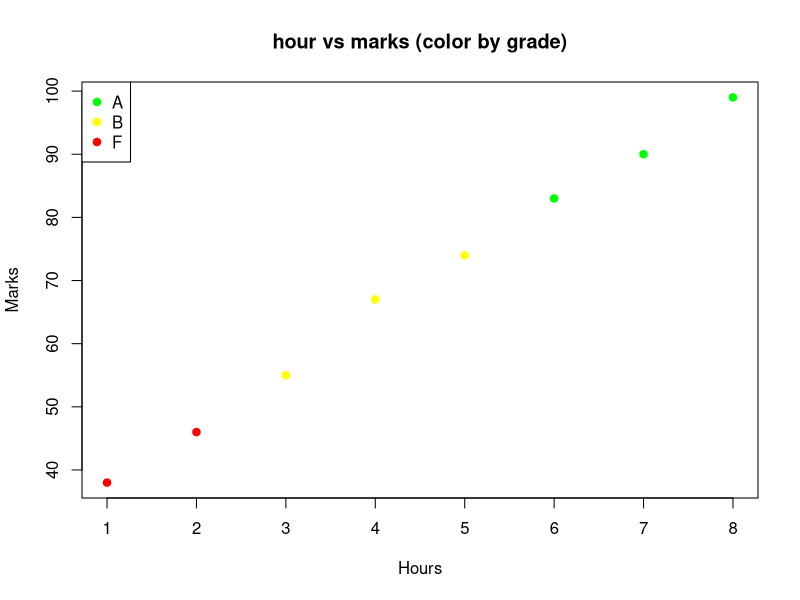
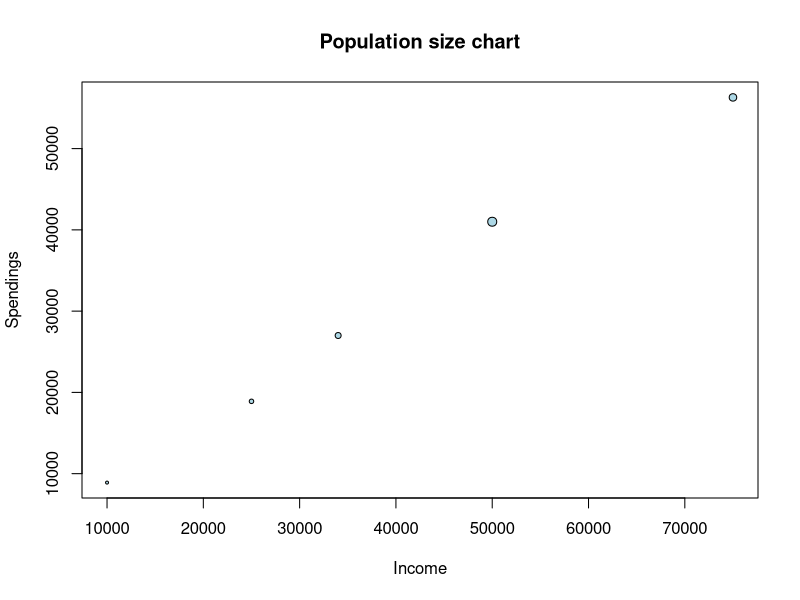
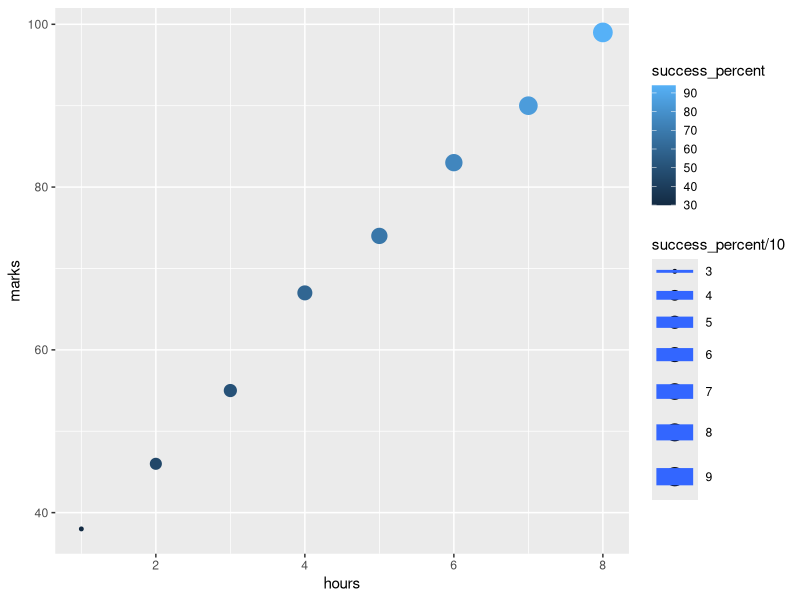
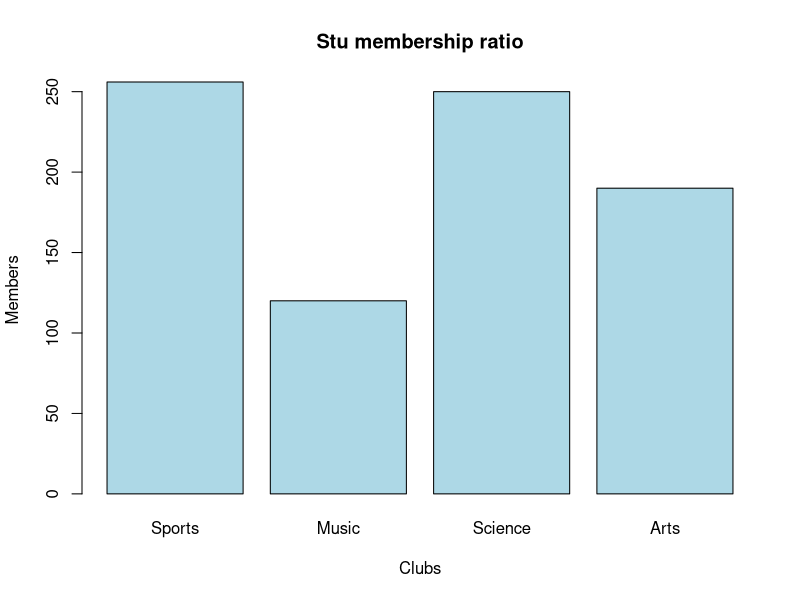
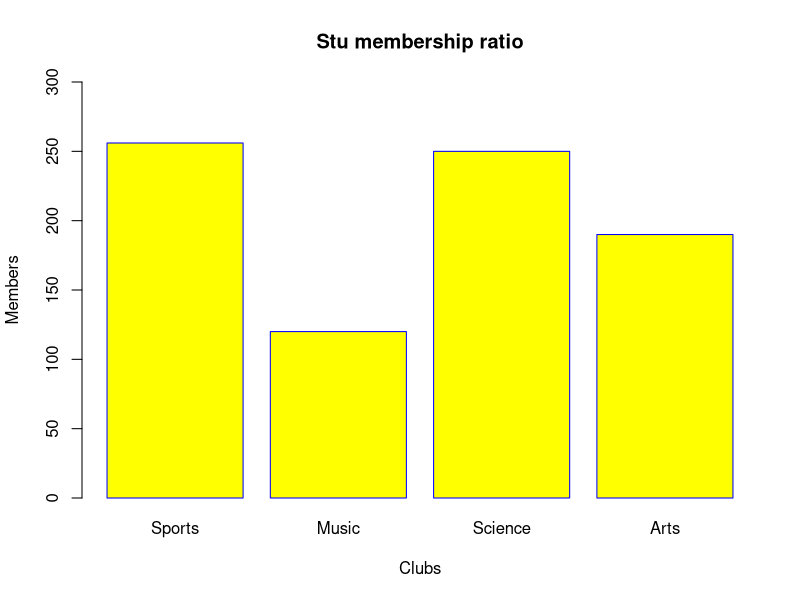
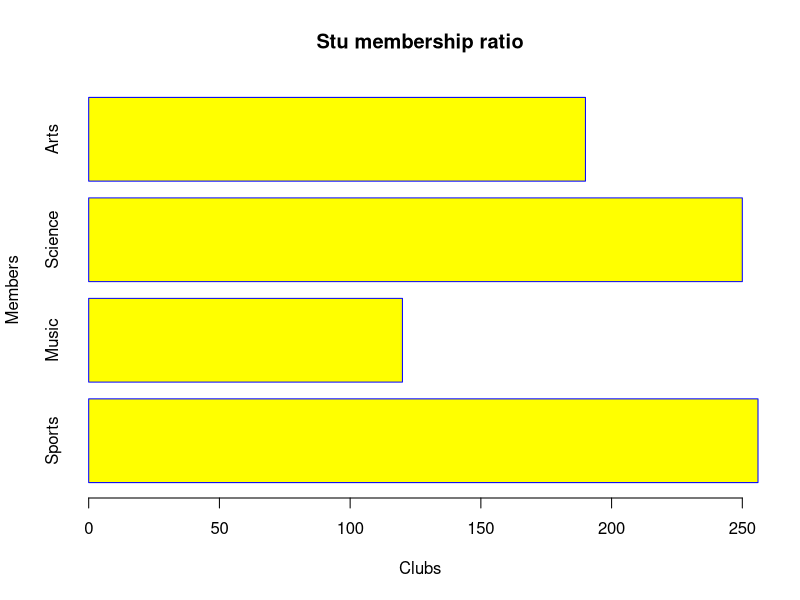
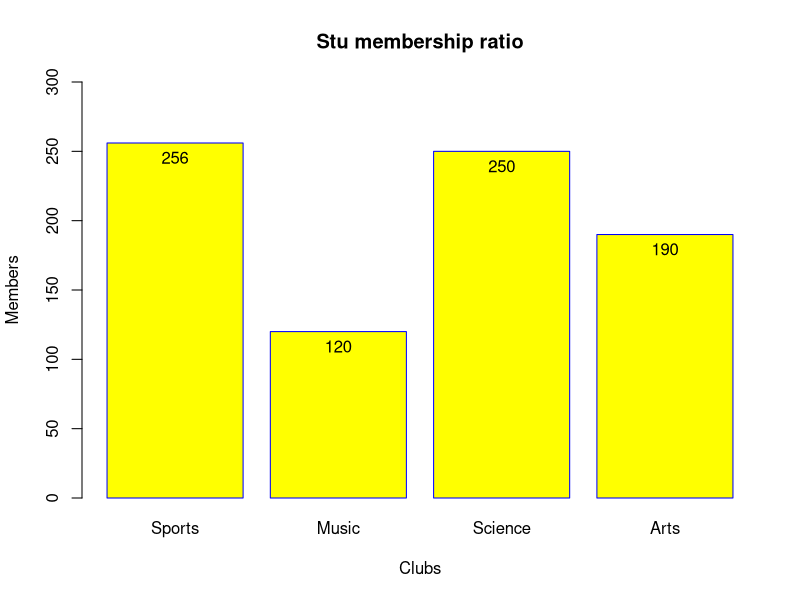
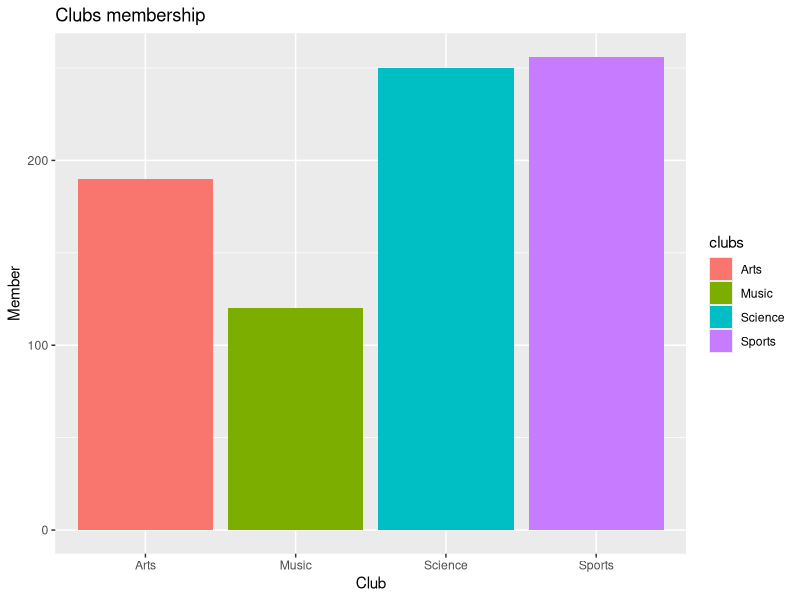

Reproduce these figures in R, in order.
hours = c(1 ,2 ,3 , 4 , 5 , 6 , 7 ,8 )
marks = c(38 , 46 , 55 , 67 , 74 , 83 , 90 , 99)
grade = c("F" , "F" , "B" , "B" , "B" , "A" , "A" , "A")

col_map = c("F" = "red" , "B" = "yellow" , "A" = "green")

plot(hours , marks , col = col_map[grade],
     pch = 19 , main ="hour vs marks (color by grade)",
     xlab = "Hours", ylab = "Marks"
     
)
legend("topleft" , legend = c("A" , "B" , "F") , 
       col = c("green" , "yellow" , "red") , pch= 19)

income = c(10000 , 34000 , 25000 , 75000 , 50000)
spending = c(8900 , 27000 , 18900 , 56300 , 41000)
population = c(20 , 40 , 30 , 50 , 60)

plot(income , spending , pch = 21, bg = "lightblue" , col = "black",
     cex = population / 50,
     main = "Population size chart",
     xlab = "Income" , ylab = "Spendings"
)

library(ggplot2)
df = data.frame(
  
  hours = c(1 ,2 ,3 , 4 , 5 , 6 , 7 ,8 ),
  marks = c(38 , 46 , 55 , 67 , 74 , 83 , 90 , 99),
  success_percent = c(30 , 45 , 50 , 60 , 68 , 75 , 85 , 94)
)

ggplot(df , aes(hours , marks , color = success_percent,
                size = success_percent / 10 ))+
  geom_point()+
  geom_smooth(method = "lm" , se = "FALSE")



#-------------------------Bar chart---------------------------#
clubs <- c("Sports" , "Music" , "Science" , "Arts")
members <- c(256 , 120 , 250 , 190)

barplot(members , names.arg = clubs , col = "lightblue",
        main = "Stu membership ratio" , xlab = "Clubs",
        ylab = "Members"
)

barplot(members , names.arg = clubs , col = "yellow",
        main = "Stu membership ratio" , xlab = "Clubs",
        ylab = "Members" , border = "blue" , ylim = c(0, 300)
)

barplot(members , names.arg = clubs , col = "yellow",
        main = "Stu membership ratio" , xlab = "Clubs",
        ylab = "Members" , border = "blue",
        horiz = TRUE
)

bar_position <- barplot(members , names.arg = clubs , col = "yellow",
                        main = "Stu membership ratio" , xlab = "Clubs",
                        ylab = "Members" , border = "blue" , ylim = c(0, 300)
)

text(x = bar_position , y = members , label = members , pos = 1)


#-----------------ggplot2------------------#
library(ggplot2)

df <- data.frame(
  clubs = c("Sports", "Music", "Science", "Arts"),
  members = c(256, 120, 250, 190)
)

ggplot(df, aes(x = clubs, y = members, fill = clubs)) +
  geom_bar(stat = "identity") +
  labs(title = "Clubs membership", x = "Club", y = "Member")

#-----------------percentage------------------#
clubs <- c("Sports", "Music", "Science", "Arts")
members <- c(256, 120, 250, 190)

percent <- round(members / sum(members) * 100, 1)

bp <- barplot(members, names.arg = clubs, col = "lightblue",
              ylim = c(0, 300), main = "Clubs membership")

text(bp, members + 3, paste(percent, "%"))

#-----------------ordered form------------------#
ordered <- order(members, decreasing = FALSE)

barplot(members[ordered], names.arg = clubs[ordered], col = 'orange',
        ylim = c(0, 300), main = "Clubs membership")

#-----------------min max value ------------ #
highlighted <- ifelse(members == max(members) , "green" ,
                      ifelse(members == min(members) , "red" , "lightblue"))

barplot(members , names.arg = clubs , col = highlighted ,
        ylim = c(0 , 300) , main = "Clubs membership")



#-----------------grouped barchart------------------#
clubs <- c("Sports", "Music", "Science", "Arts")
members_2024 <- c(256, 120, 250, 190)
members_2025 <- c(412, 315, 290, 367)

data <- rbind(members_2024, members_2025)

barplot(data, beside = TRUE, names.arg = clubs, col = c("orange", "lightblue"),
        main = "Clubs membership Comparison"
)

legend("topleft", legend = c("2024", "2025"),
       fill = c("orange", "lightblue")
)

#-----------------stacked barchart------------------#
bp <- barplot(data, names.arg = clubs, col = c("pink", "lightgreen"),
)

totals <- colSums(data)

text(bp, totals + 3, totals)

legend("topleft", legend = c("2024", "2025"),
       fill = c("pink", "lightgreen")
)


# ----------Histogram---------- #
marks <- c(67, 90, 34, 87, 56, 75, 69, 50, 92, 84)

hist(marks, 
     main = "Distribution of marks", 
     xlab = "Mark", 
     ylab = "No. of Students", 
     border = "white", 
     col = "green", 
     breaks = 10)

grid()
rug(marks)

library(ggplot2)

df <- data.frame(
  marks = c(67, 90, 34, 87, 56, 75, 69, 50, 92, 84)
)

ggplot(df, aes(x = marks)) +
  geom_histogram(
    fill = "lightblue",
    color = "black",
    binwidth = 8
  ) +
  labs(
    title = "Marks frequency",
    x = "Marks",
    y = "No. of students"
  )



#---------attendance distribution---------#
attendance <- c(62 , 75 , 80 , 55 , 90 , 85 , 70 , 60 ,78, 88,
                92 , 66 , 73 , 58 ,61 ,82 , 84 , 69 , 77 ,91
)

hist( attendance ,
      breaks = c(50 , 60 , 70 , 80 , 90 , 100),
      col = "orange",
      border = "black",
      main = "Attendance distribution",
      xlab = "Attendance Percentage",
      ylab = "Number of student"
)

#-----------Probability Density-----------#

hist( attendance ,
      probability = TRUE,
      col = "lightgreen",
      border = "black",
      main = "Attendance Density Histogram",
      xlab = "Attendance Percentage",
      ylab = "Number of student"
)

lines(density(attendance) , col = "red" , lwd = 2)

#--------- Mean median lines -----------#

hist( attendance ,
      probability = TRUE,
      col = "lightblue",
      border = "black",
      main = "Attendance with Mean and Medain ratio",
      xlab = "Attendance Percentage"
)

abline(v = mean(attendance), col = "red", lwd = 2)
abline(v = median(attendance) , col = "green" , lwd = 2)


# ---------Comparison of two classes-----------
class_A <- c(62 , 75 , 80 , 55 , 90 , 85 , 70 , 60 ,78, 88)
class_B <- c(92 , 66 , 73 , 58 ,61 ,82 , 84 , 69 , 77 ,91)

par(mfrow = c(1 , 2))

hist(class_A , col = "lightblue" , main = "class A attendance")
hist(class_A , col = "lightgreen" , main = "class B attendance")

par(mfrow = c(1 , 1))